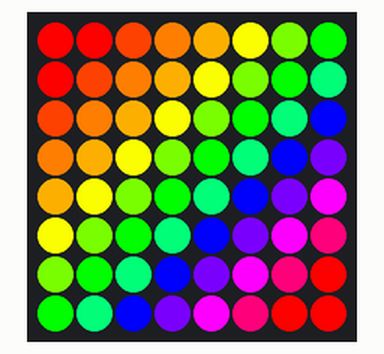
Simulated run of this program. Board: Raspberry Pi (BCM pin numbers) with a Sense HAT. Shown: the Sense HAT's 8×8 RGB LED matrix. At 0.0 s the program stops and its outputs stay as they are.

Above: at 0.1 s.

The program:

rainbow__i_felst_so_happy_when_i_got_this_right_.py
```python
from sense_hat import SenseHat

sense = SenseHat()

br = (135, 84, 43)
r = (255, 0, 0)
ro = (255, 67, 0)
o = (255, 125, 0)
yo = (255, 175, 0)
y = (255, 255, 0)
yg = (125, 255, 0)
g = (0, 255, 0)
bg = (0, 255, 125)
b = (0, 0, 255)
bv = (125, 0, 255)
v = (255, 0, 255)
p = (255, 0, 125)

owo_pixels = [
    r, r, ro, o, yo, y, yg, g,
    r, ro, o, yo, y, yg, g, bg,
    ro, o, yo, y, yg, g, bg, b,
    o, yo, y, yg, g, bg, b, bv,
    yo, y, yg, g, bg, b, bv, v,
    y, yg, g, bg, b, bv, v, p,
    yg, g, bg, b, bv, v, p, r,
    g, bg, b, bv, v, p, r, r
]

sense.set_pixels(owo_pixels)
```
